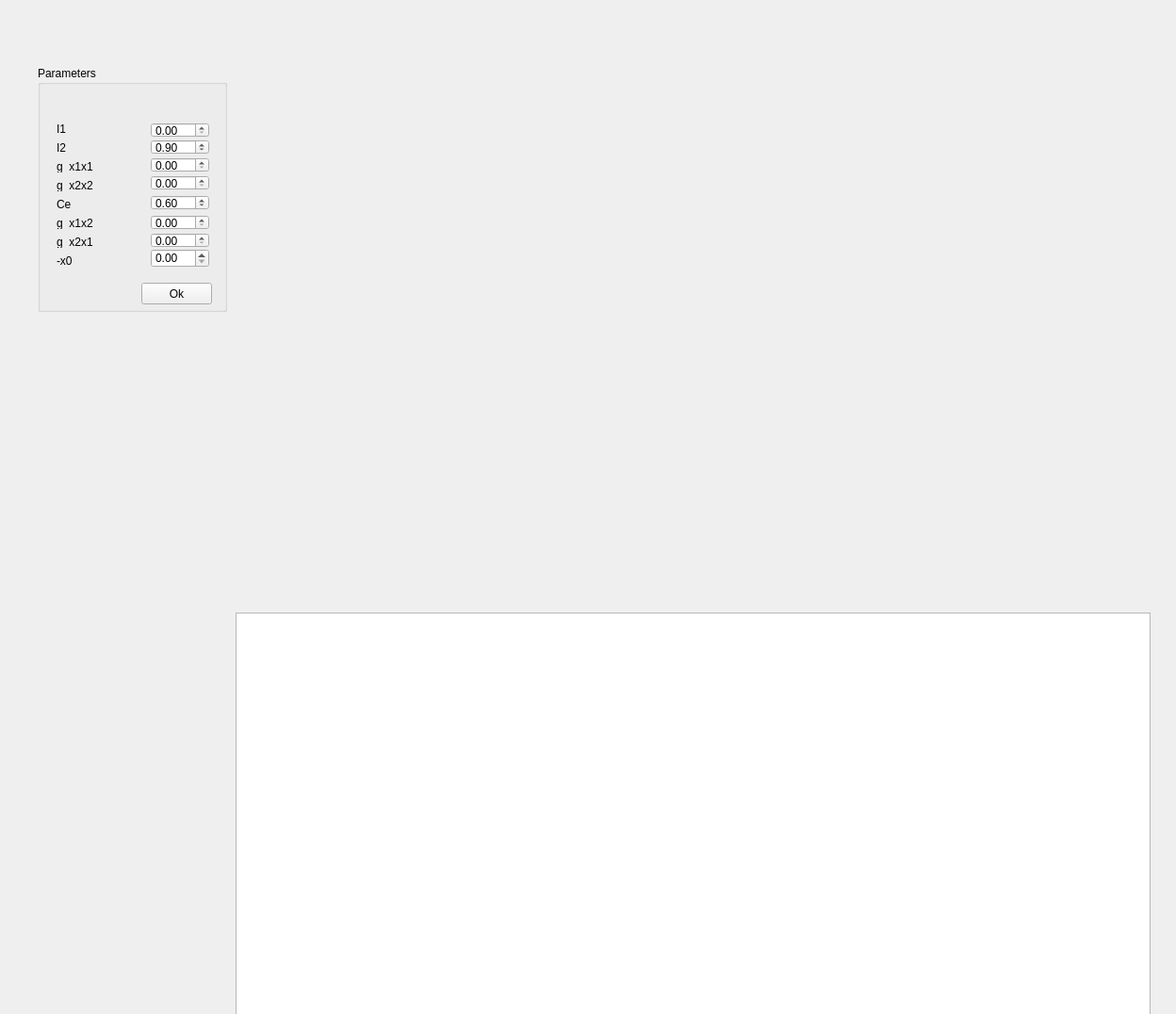
<?xml version="1.0" encoding="UTF-8"?>
<ui version="4.0">
 <class>Visualizer</class>
 <widget class="QWidget" name="Visualizer">
  <property name="geometry">
   <rect>
    <x>0</x>
    <y>0</y>
    <width>1248</width>
    <height>1076</height>
   </rect>
  </property>
  <property name="windowTitle">
   <string>Visualizer</string>
  </property>
  <property name="locale">
   <locale language="English" country="UnitedStates"/>
  </property>
  <widget class="QGroupBox" name="groupBox">
   <property name="geometry">
    <rect>
     <x>40</x>
     <y>70</y>
     <width>201</width>
     <height>261</height>
    </rect>
   </property>
   <property name="locale">
    <locale language="English" country="UnitedStates"/>
   </property>
   <property name="title">
    <string>Parameters</string>
   </property>
   <widget class="QLabel" name="label">
    <property name="geometry">
     <rect>
      <x>20</x>
      <y>60</y>
      <width>46</width>
      <height>13</height>
     </rect>
    </property>
    <property name="text">
     <string>I1</string>
    </property>
   </widget>
   <widget class="QLabel" name="label_2">
    <property name="geometry">
     <rect>
      <x>20</x>
      <y>80</y>
      <width>46</width>
      <height>13</height>
     </rect>
    </property>
    <property name="text">
     <string>I2</string>
    </property>
   </widget>
   <widget class="QLabel" name="label_7">
    <property name="geometry">
     <rect>
      <x>20</x>
      <y>180</y>
      <width>46</width>
      <height>13</height>
     </rect>
    </property>
    <property name="text">
     <string>g_x2x1</string>
    </property>
   </widget>
   <widget class="QDoubleSpinBox" name="doubleSpinBox_I1">
    <property name="geometry">
     <rect>
      <x>120</x>
      <y>60</y>
      <width>62</width>
      <height>16</height>
     </rect>
    </property>
   </widget>
   <widget class="QDoubleSpinBox" name="doubleSpinBox_I2">
    <property name="geometry">
     <rect>
      <x>120</x>
      <y>78</y>
      <width>62</width>
      <height>16</height>
     </rect>
    </property>
    <property name="maximum">
     <double>1.500000000000000</double>
    </property>
    <property name="singleStep">
     <double>0.100000000000000</double>
    </property>
    <property name="value">
     <double>0.900000000000000</double>
    </property>
   </widget>
   <widget class="QDoubleSpinBox" name="doubleSpinBox_gx1x1">
    <property name="enabled">
     <bool>true</bool>
    </property>
    <property name="geometry">
     <rect>
      <x>120</x>
      <y>97</y>
      <width>62</width>
      <height>16</height>
     </rect>
    </property>
   </widget>
   <widget class="QDoubleSpinBox" name="doubleSpinBox_gx1x2">
    <property name="geometry">
     <rect>
      <x>120</x>
      <y>158</y>
      <width>62</width>
      <height>16</height>
     </rect>
    </property>
   </widget>
   <widget class="QDoubleSpinBox" name="doubleSpinBox_gx2x2">
    <property name="enabled">
     <bool>true</bool>
    </property>
    <property name="geometry">
     <rect>
      <x>120</x>
      <y>116</y>
      <width>62</width>
      <height>16</height>
     </rect>
    </property>
   </widget>
   <widget class="QDoubleSpinBox" name="doubleSpinBox_Ce">
    <property name="enabled">
     <bool>true</bool>
    </property>
    <property name="geometry">
     <rect>
      <x>120</x>
      <y>137</y>
      <width>62</width>
      <height>16</height>
     </rect>
    </property>
    <property name="value">
     <double>0.600000000000000</double>
    </property>
   </widget>
   <widget class="QDoubleSpinBox" name="doubleSpinBox_gx2x1">
    <property name="geometry">
     <rect>
      <x>120</x>
      <y>177</y>
      <width>62</width>
      <height>16</height>
     </rect>
    </property>
   </widget>
   <widget class="QPushButton" name="OkButton">
    <property name="geometry">
     <rect>
      <x>110</x>
      <y>230</y>
      <width>75</width>
      <height>23</height>
     </rect>
    </property>
    <property name="locale">
     <locale language="English" country="UnitedStates"/>
    </property>
    <property name="text">
     <string>Ok</string>
    </property>
   </widget>
   <widget class="QLabel" name="label_8">
    <property name="geometry">
     <rect>
      <x>20</x>
      <y>200</y>
      <width>46</width>
      <height>13</height>
     </rect>
    </property>
    <property name="text">
     <string>-x0</string>
    </property>
   </widget>
   <widget class="QDoubleSpinBox" name="doubleSpinBox_x0">
    <property name="geometry">
     <rect>
      <x>120</x>
      <y>194</y>
      <width>62</width>
      <height>20</height>
     </rect>
    </property>
   </widget>
  </widget>
  <widget class="QLabel" name="label_3">
   <property name="geometry">
    <rect>
     <x>60</x>
     <y>170</y>
     <width>46</width>
     <height>13</height>
    </rect>
   </property>
   <property name="text">
    <string>g_x1x1</string>
   </property>
  </widget>
  <widget class="QLabel" name="label_4">
   <property name="geometry">
    <rect>
     <x>60</x>
     <y>190</y>
     <width>46</width>
     <height>13</height>
    </rect>
   </property>
   <property name="text">
    <string>g_x2x2</string>
   </property>
  </widget>
  <widget class="QLabel" name="label_5">
   <property name="geometry">
    <rect>
     <x>60</x>
     <y>210</y>
     <width>46</width>
     <height>13</height>
    </rect>
   </property>
   <property name="text">
    <string>Ce</string>
   </property>
  </widget>
  <widget class="QLabel" name="label_6">
   <property name="geometry">
    <rect>
     <x>60</x>
     <y>230</y>
     <width>46</width>
     <height>13</height>
    </rect>
   </property>
   <property name="text">
    <string>g_x1x2</string>
   </property>
  </widget>
  <widget class="QGraphicsView" name="graphicsView_ts">
   <property name="geometry">
    <rect>
     <x>250</x>
     <y>650</y>
     <width>971</width>
     <height>461</height>
    </rect>
   </property>
  </widget>
  <widget class="mplwidget" name="mplwidget" native="true">
   <property name="geometry">
    <rect>
     <x>250</x>
     <y>0</y>
     <width>971</width>
     <height>651</height>
    </rect>
   </property>
  </widget>
 </widget>
 <customwidgets>
  <customwidget>
   <class>mplwidget</class>
   <extends>QWidget</extends>
   <header>mplwidget.h</header>
   <container>1</container>
  </customwidget>
 </customwidgets>
 <resources/>
 <connections/>
</ui>
